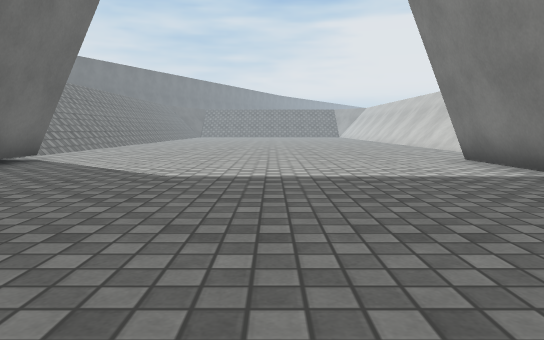
[1] (above)

19 first-person views from a walk through a scene from a Unity 3-D project. The camera is 0.68 m above the floor, tilts 6° down and sees 70° across. The floor is counted in squares, 1 m on a side. Each view is taken from the middle of a square. On the plan, view 1 faces up. The plan holds only what a view shows up to about 11 squares ahead; the rest is blank. The place goes on beyond the plan. The player is left out. Surface patterns are stand-ins for the level's own textures.

[2]
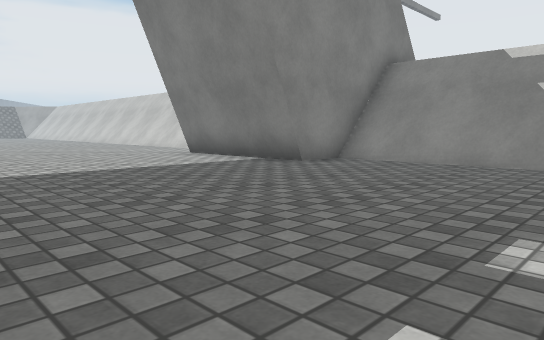

[3]
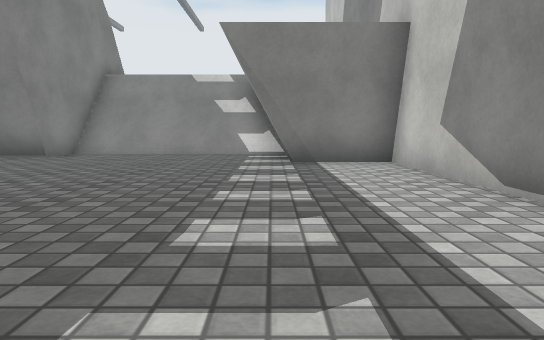

[4]
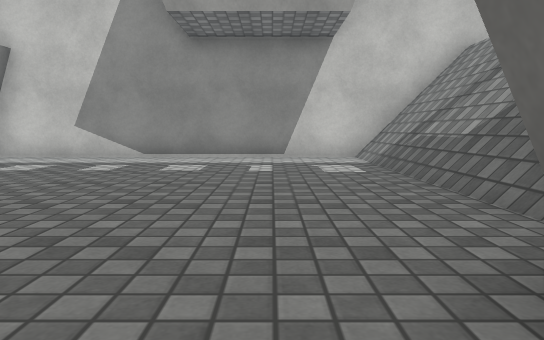

[5]
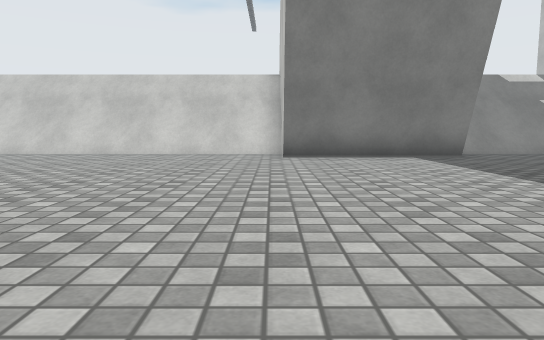

[6]
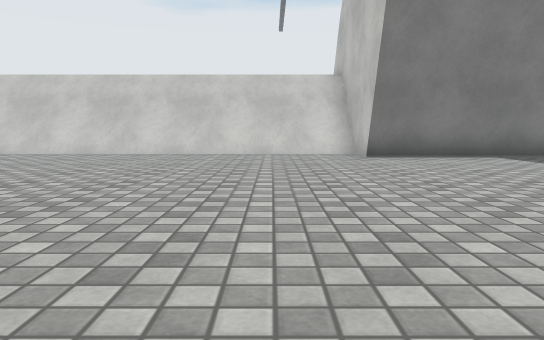

[7]
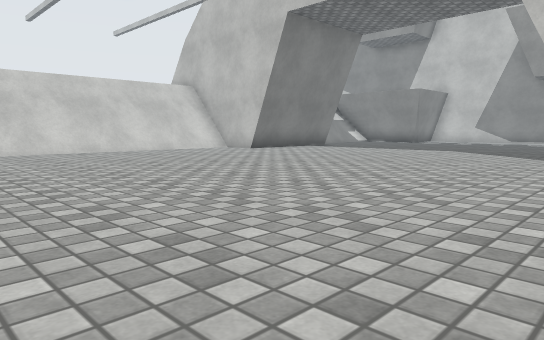

[8]
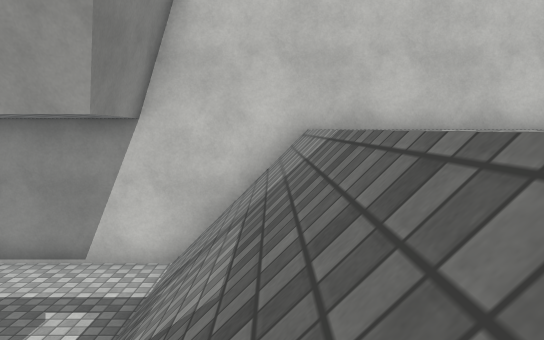

[9]
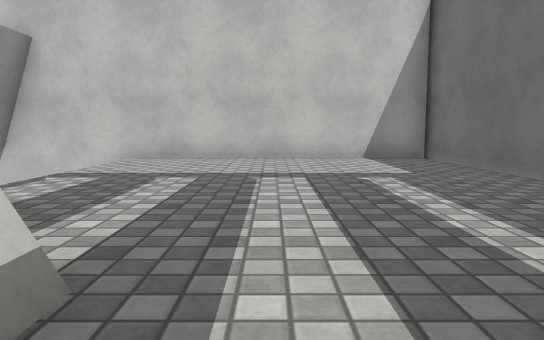

[10]
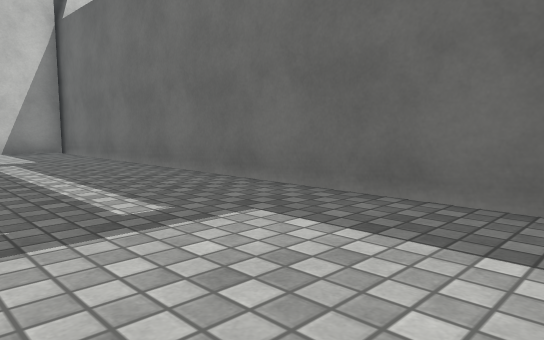

[11]
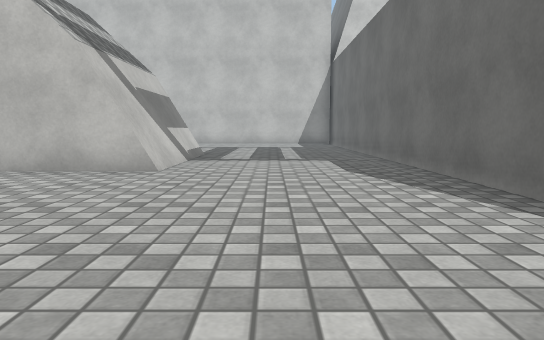

[12]
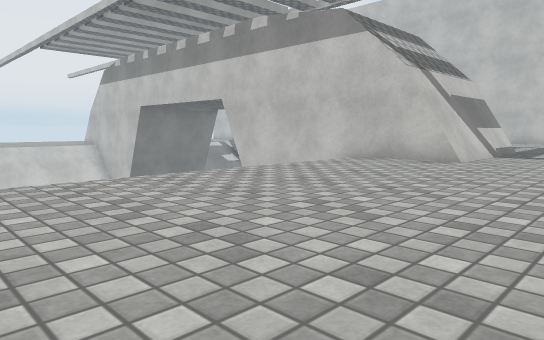

[13]
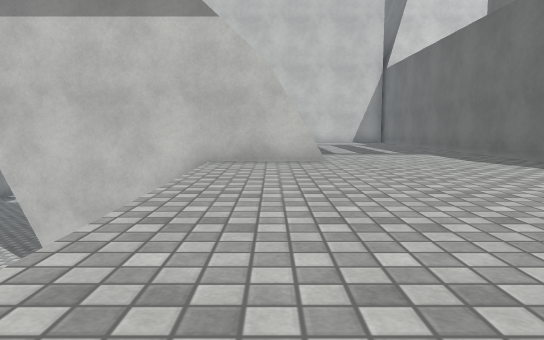

[14]
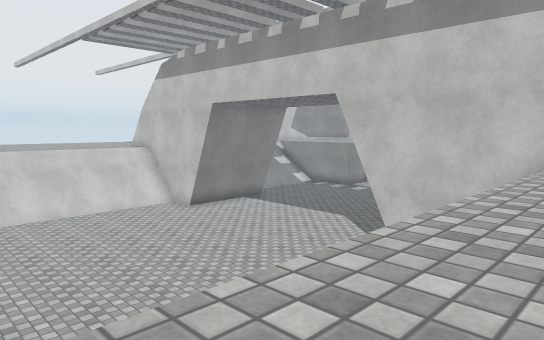

[15]
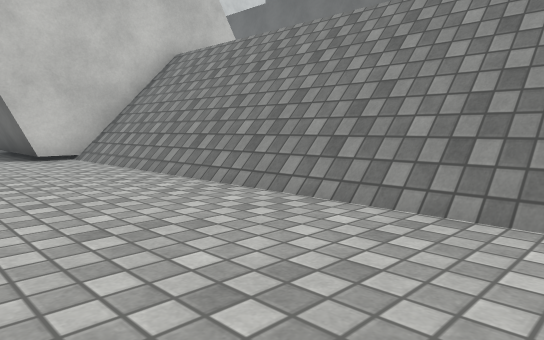

[16]
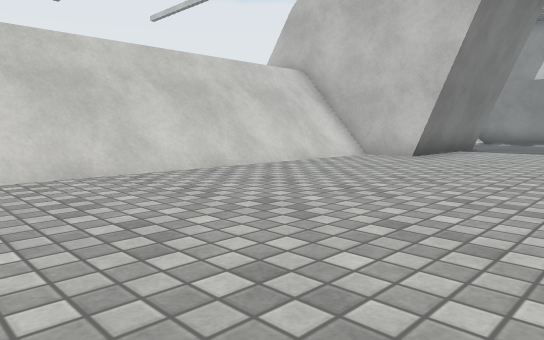

[17]
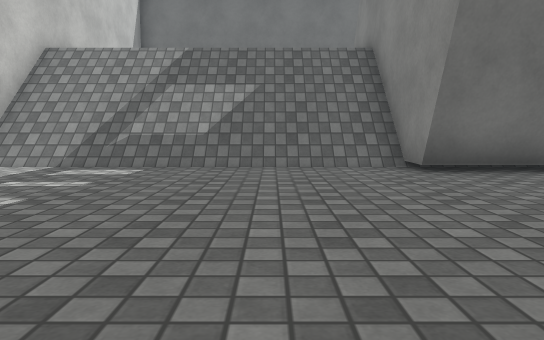

[18]
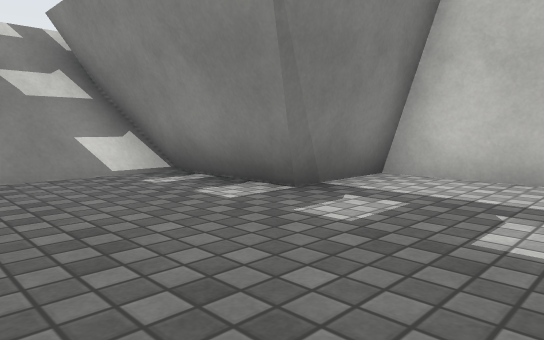

[19]
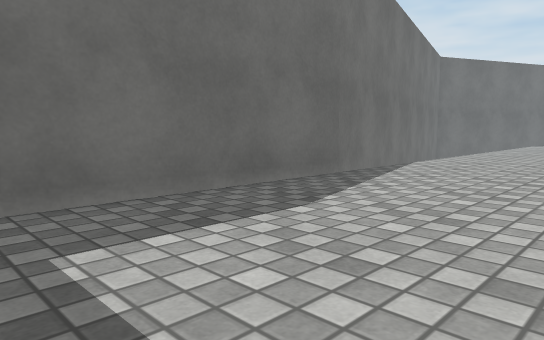

### Floor plan
Key: @ floor where view 1 was taken; # wall or solid block; . main floor; : floor 2.65 m higher than the main floor; / step, stairs or slope; v drop or lower ground.
Columns run from 16 left of view 1 to 8 right of it. Each row starts with its distance up from view 1.
 18  ::   :   /...  .... .#
 17  :::::::///...........#vv
 16  :::::::///...........#vv
 15  :::::::///...........#vv
 14 #:::::::///...........#vv
 13 #:::::::///...........#vv
 12 #:::::::///...........#vv
 11 #:::::::///...........#vv
 10 #:::::::///...........#vv
  9 #:::::::///...........##
  8 #::::#######........###
  7 #::::#     #........#
  6 #::::#     #........#
  5 #::::#######........###
  4 #:::::::///...........##v
  3 #:::::::///...........#vv
  2 #:::::::///...........#vv
  1 #:::::::///...........#vv
  0 #:::::::///.....@.....##v
 -1 #:::::::///........#####
 -2 #:::::::///........#
 -3 #:::::::///........#
 -4 ####################

Positions as (right, up) in squares from view 1, and headings:
1: (0, 0), facing up
2: (-2, -1), facing up-right
3: (-5, -1), facing right
4: (-4, 6), facing down
5: (-5, 9), facing right
6: (-5, 11), facing right
7: (-6, 18), facing down-right
8: (-8, 4), facing down
9: (-12, 6), facing down
10: (-12, 9), facing down-left
11: (-13, 15), facing down
12: (-14, 17), facing down-right
13: (-10, 17), facing down
14: (-10, 18), facing down-right
15: (-3, 18), facing down-left
16: (0, 18), facing down-right
17: (1, 2), facing left
18: (0, 2), facing down-right
19: (-12, 6), facing up-left
